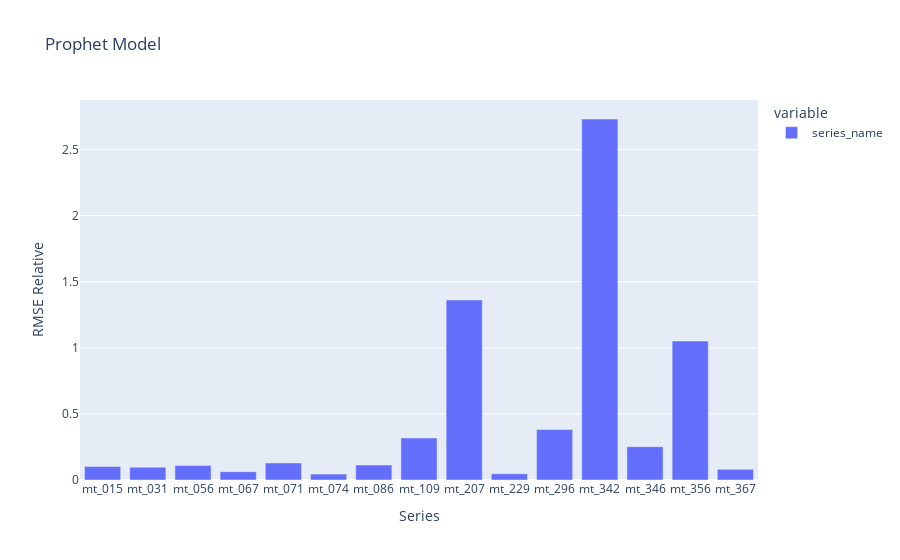

This figure's notebook cell:
### Code cell
plot_samples(models, title='Prophet Model')

### Figure 1 — Plotly figure (JSON) as saved in the notebook; plotly's stock layout.template omitted (floating-point values rounded to 4 significant figures)
{"data": [{"alignmentgroup": "True", "hovertemplate": "variable=series_name<br>index=%{x}<br>value=%{y}<extra></extra>", "legendgroup": "series_name", "marker": {"color": "#636efa", "pattern": {"shape": ""}}, "name": "series_name", "offsetgroup": "series_name", "orientation": "v", "showlegend": true, "textposition": "auto", "type": "bar", "x": ["mt_015", "mt_031", "mt_056", "mt_067", "mt_071", "mt_074", "mt_086", "mt_109", "mt_207", "mt_229", "mt_296", "mt_342", "mt_346", "mt_356", "mt_367"], "xaxis": "x", "y": [0.102, 0.09672, 0.1098, 0.06334, 0.1291, 0.04446, 0.1131, 0.3181, 1.362, 0.04724, 0.3816, 2.731, 0.252, 1.051, 0.08066], "yaxis": "y"}], "layout": {"autosize": true, "barmode": "relative", "legend": {"title": {"text": "variable"}, "tracegroupgap": 0}, "title": {"text": "Prophet Model"}, "xaxis": {"anchor": "y", "autorange": true, "domain": [0, 1], "range": [-0.5, 14.5], "title": {"text": "Series"}, "type": "category"}, "yaxis": {"anchor": "x", "autorange": true, "domain": [0, 1], "range": [0, 2.875], "title": {"text": "RMSE Relative"}, "type": "linear"}}}
